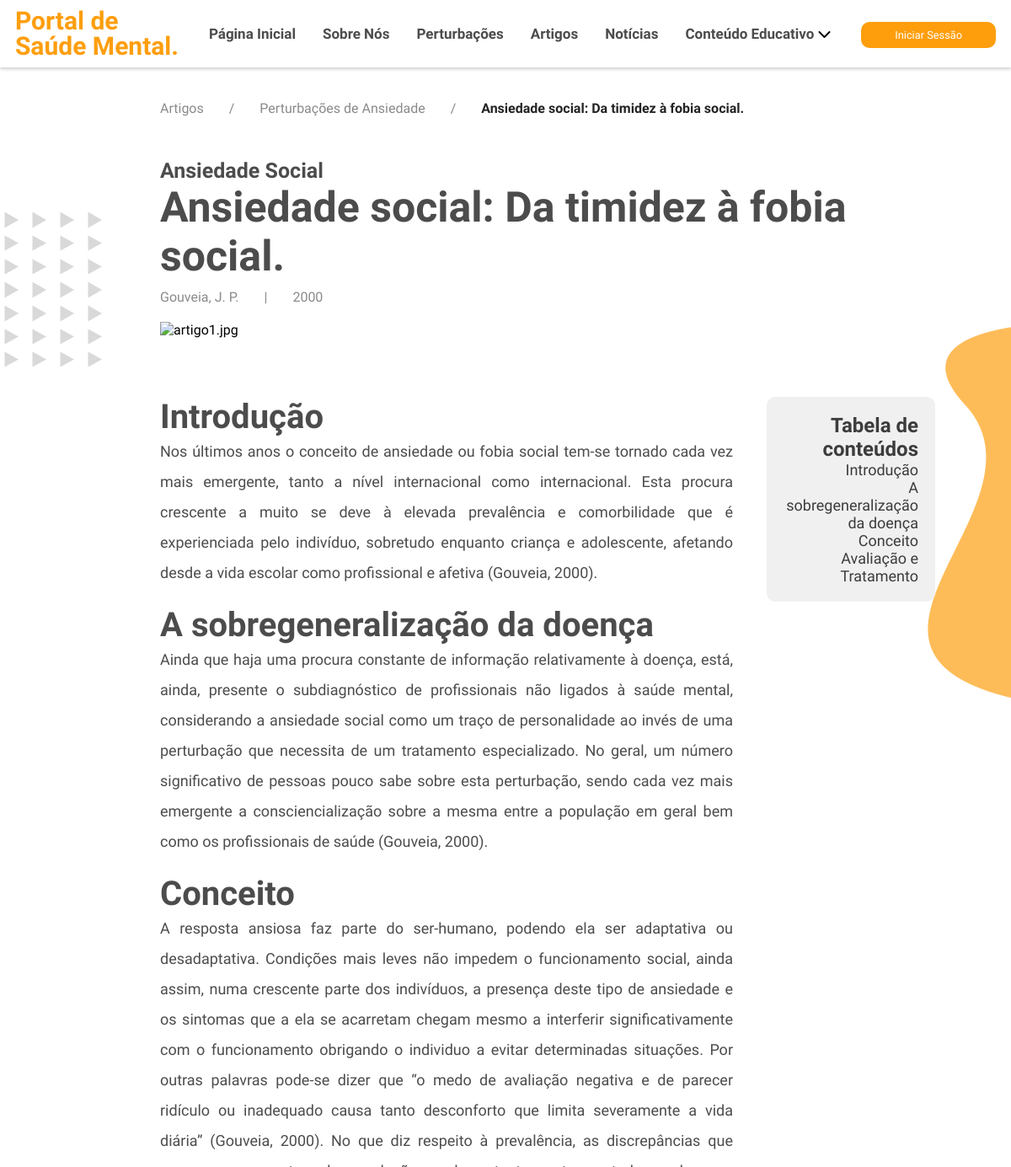
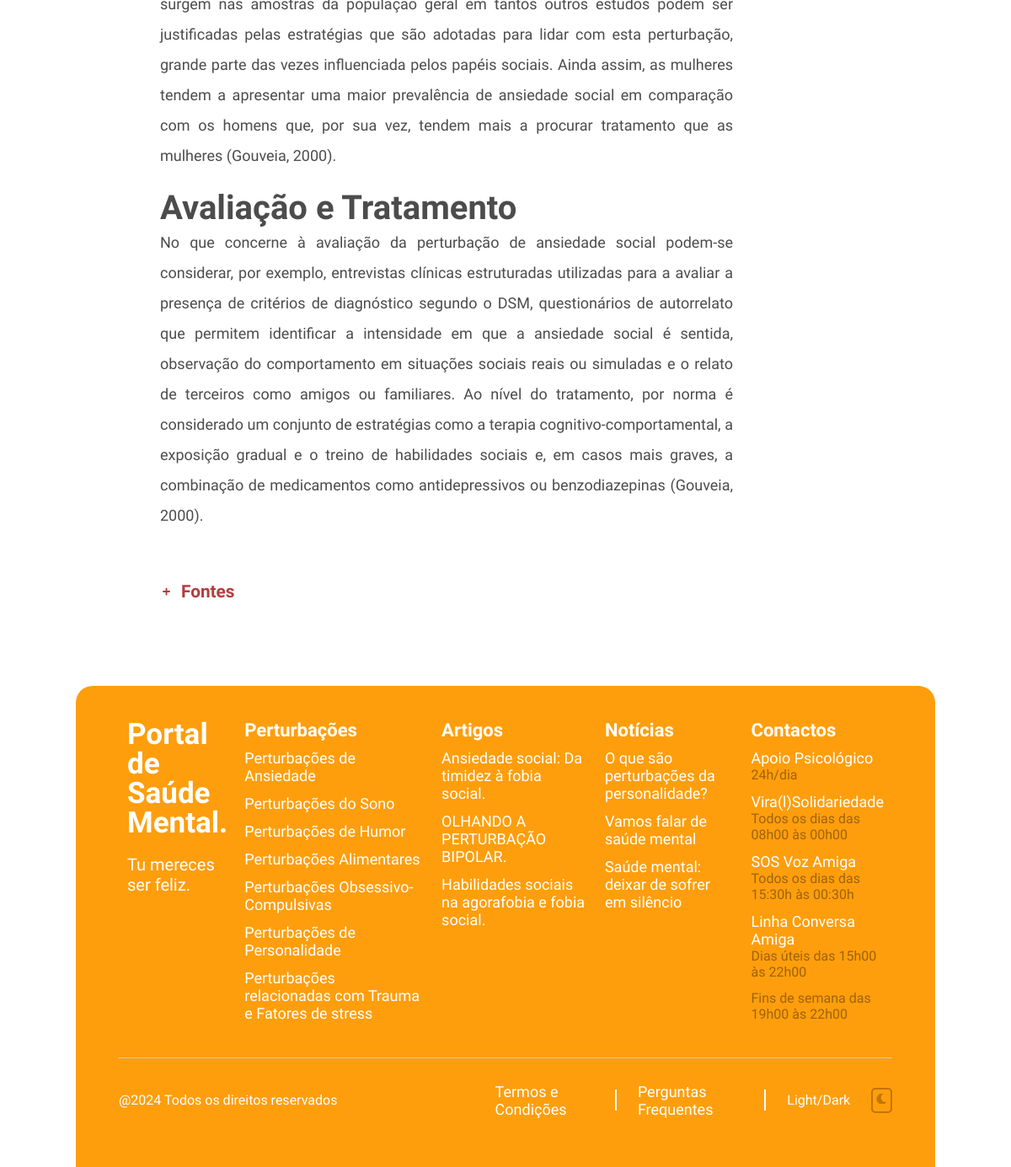
Screenshot of /artigos/artigo/?titulo=Ansiedade+social:+Da+timidez+à+fobia+social. with the database file from the repository (2 pictures, top to bottom).
### tables this page shows
CREATE TABLE `artigos` (
  `artigo_id` int(11) NOT NULL,
  `juncao_perturbacoes_id` int(11) DEFAULT NULL,
  `titulo` varchar(1000) NOT NULL,
  `data_publicacao` mediumtext NOT NULL,
  `autor` mediumtext NOT NULL,
  `img_artigo` mediumtext NOT NULL,
  `fonte` varchar(1000) NOT NULL
);

CREATE TABLE `juncao_perturbacoes` (
  `juncao_perturbacoes_id` int(11) NOT NULL,
  `perturbacoes_id` int(11) NOT NULL,
  `grupos_perturbacoes_id` int(11) NOT NULL
);

CREATE TABLE `grupos_perturbacoes` (
  `grupos_perturbacoes_id` int(11) NOT NULL,
  `nome` varchar(255) DEFAULT NULL,
  `texto` mediumtext NOT NULL,
  `sintomas_texto` mediumtext DEFAULT NULL,
  `prevalencias_texto` mediumtext DEFAULT NULL,
  `ajuda_texto` mediumtext DEFAULT NULL,
  `fonte` varchar(1000) NOT NULL
);

CREATE TABLE `conteudo_artigo` (
  `conteudo_artigo_id` int(11) NOT NULL,
  `artigo_id` int(11) NOT NULL,
  `ponto` varchar(255) DEFAULT NULL,
  `texto` varchar(3000) DEFAULT NULL
);

CREATE TABLE `perturbacoes` (
  `perturbacoes_id` int(11) NOT NULL,
  `nome` varchar(255) NOT NULL,
  `texto` mediumtext NOT NULL,
  `img_perturbacao` mediumtext DEFAULT NULL,
  `img_perturbacao_circ` mediumtext DEFAULT NULL,
  `banner_perturbacao` mediumtext NOT NULL,
  `fonte` varchar(1000) NOT NULL
);

CREATE TABLE `noticias` (
  `noticias_id` int(11) NOT NULL,
  `titulo` varchar(1000) NOT NULL,
  `data_publicacao` date NOT NULL,
  `autor` varchar(1000) NOT NULL,
  `img_noticia` mediumtext NOT NULL,
  `conteudo_texto` varchar(1000) NOT NULL,
  `fonte` varchar(1000) NOT NULL
);

### artigos/artigo/index.php (the view, shortened to what this page needs)
<?php
include '../../includes/header.php';
require_once ("../../conn/conn.php");
?>
<body>
    <header>
        <div class="navbar">
            <div class="logo">Portal de <br> Saúde Mental.</div>
            <ul class="links">
                <li><a href="../../paginainicial">Página Inicial</a></li>
                <li><a href="../../sobre-nos">Sobre Nós</a></li>
                <li><a href="../../perturbacoes">Perturbações</a></li>
                <li><a href="../../artigos">Artigos</a></li>
                <li><a href="../../noticias">Notícias</a></li>
                <li><a href="../../conteudo-educativo">Conteúdo Educativo</a>
                    <i class="fas fa-chevron-down"></i>
                </li>
            </ul>
            <?php if (!empty($_SESSION['id_utilizador'])): ?>
                <li class="dropdown-container">
                    <div class="profile-dropdown">
                        <img class="img-profile rounded-circle" src="../../areacliente/registo/imgs/<?php if (!empty($row["img_perfil"])) {
                            echo $row["img_perfil"];
                        } else {
                            echo "teste.jpeg";
                        } ?>" alt="Imagem de Perfil">
                        <i class="fas fa-chevron-down" style="margin-right: 20px;"></i>
                        <ul class="dropdown-p">
                            <li><a href="../../perfil/">Perfil</a></li>
                            <!--<li><a href="#">Termos e Condições</a></li>
                            <li><a href="#">Definições</a></li>-->
                        </ul>
                    </div>
                    <a class="btn" onclick="logout()">Terminar Sessão</a>
                </li>
            <?php else: ?>
                <li><a class="btn" href="../../areacliente/login/">Iniciar Sessão</a></li>
            <?php endif ?>
        </div>
    </header>
    <?php
    if (isset($_GET['titulo'])) {
        $titulo_artigo = urldecode($_GET['titulo']);
        $query = "SELECT artigo_id, titulo FROM artigos WHERE titulo = '$titulo_artigo'";
        $result = mysqli_query($conn, $query);
        if ($result && mysqli_num_rows($result) > 0) {
            $row = mysqli_fetch_assoc($result);
            $artigo_id = $row['artigo_id'];
            $query_grupo = "SELECT jp.perturbacoes_id, p.nome AS nome_perturbacao
                            FROM juncao_perturbacoes jp
                            INNER JOIN perturbacoes p ON jp.perturbacoes_id = p.perturbacoes_id
                            WHERE jp.juncao_perturbacoes_id =
                            (SELECT juncao_perturbacoes_id
                            FROM artigos WHERE artigo_id = $artigo_id)";
            $result_grupo = mysqli_query($conn, $query_grupo);
            echo '<ol role="list">';
            echo '<li class="list"><div class="items"><a href=".." class="text-sm">Artigos</a><span class="separator">/</span></div></li>';
            echo '<li class="list"><div class="items"><span class="text-sm">' . (($result_grupo && mysqli_num_rows($result_grupo) > 0) ? mysqli_fetch_assoc($result_grupo)['nome_perturbacao'] : "Perturbação não encontrada.") . '</span><span class="separator">/</span></div></li>';
            echo '<li class="list"><div class="items-current"><span class="text-sm" aria-current="page">' . $row['titulo'] . '</span></div></li>';
            echo '</ol>';
        } else {
            echo "Artigo não encontrado.";
        }
    } else {
        echo "Título do artigo não especificado na URL.";
    }
    ?>
    <div class="background1">
        <img src="../imgs/imgs-backgrounds/background1.png" alt="banner background" />
    </div>
    <div class="background2">
        <img src="../imgs/imgs-backgrounds/background2.png" alt="banner background" />
    </div>
    <?php
    if (isset($_GET['titulo'])) {
        $titulo_artigo = urldecode($_GET['titulo']);
        $query = "SELECT artigo_id, titulo FROM artigos WHERE titulo = '$titulo_artigo'";
        $result = mysqli_query($conn, $query);
        if ($result && mysqli_num_rows($result) > 0) {
            $row = mysqli_fetch_assoc($result);
            $artigo_id = $row['artigo_id'];
            $query_grupo = "SELECT jp.grupos_perturbacoes_id, p.nome AS nome_perturbacao
                        FROM juncao_perturbacoes jp
                        INNER JOIN grupos_perturbacoes p ON jp.grupos_perturbacoes_id = p.grupos_perturbacoes_id
                        WHERE jp.juncao_perturbacoes_id =
                        (SELECT juncao_perturbacoes_id
                        FROM artigos
                        WHERE artigo_id = $artigo_id)";
            $result_grupo = mysqli_query($conn, $query_grupo);
            echo '<div class="heading">';
            echo '<h4>' . (($result_grupo && mysqli_num_rows($result_grupo) > 0) ? mysqli_fetch_assoc($result_grupo)['nome_perturbacao'] : "Perturbação não encontrada.") . '</h4>';
            echo '<h1>' . $row['titulo'] . '</h1>';
            echo '</div>';
        } else {
            echo "<div class='heading'><h4>Artigo não encontrado.</h4></div>";
        }
    } else {
        echo "<div class='heading'><h4>Título do artigo não especificado na URL.</h4></div>";
    }
    ?>
    <?php
    if (isset($_GET['titulo'])) {
        $titulo_artigo = urldecode($_GET['titulo']);
        $query = "SELECT autor, data_publicacao FROM artigos WHERE titulo = '$titulo_artigo'";
        $result = mysqli_query($conn, $query);
        if ($result && mysqli_num_rows($result) > 0) {
            $row = mysqli_fetch_assoc($result);
            echo '<ol role="list2" class="list2">';
            echo '<li class="list"><div class="items"><span class="text-sm">' . $row['autor'] . '</span><span class="separator">|</span></div></li>';
            echo '<li class="list"><div class="items"><span class="text-sm">' . $row['data_publicacao'] . '</span></div></li>';
            echo '</ol>';
        } else {
            echo "Autor ou data de publicação não encontrados.";
        }
    } else {
        echo "Título do artigo não especificado na URL.";
    }
    ?>
    <?php
    if (isset($_GET['titulo'])) {
        $titulo_artigo = urldecode($_GET['titulo']);
        $query = "SELECT img_artigo FROM artigos WHERE titulo = '$titulo_artigo'";
        $result = mysqli_query($conn, $query);
        if ($result && mysqli_num_rows($result) > 0) {
            $row = mysqli_fetch_assoc($result);
            echo '<img class="img-artigo" src="../../admin/inserir/imgs/artigos/' . (!empty($row["img_artigo"]) ? $row["img_artigo"] : "teste.jpeg") . '" alt="' . $row["img_artigo"] . '">';
        } else {
            echo "Autor ou data de publicação não encontrados.";
        }
    } else {
        echo "Título do artigo não especificado na URL.";
    }
    ?>
    <div class="container">
        <div class="artigo-wrapper">
            <?php
            $query = "SELECT conteudo_artigo_id, artigo_id, ponto, texto FROM conteudo_artigo WHERE artigo_id = $artigo_id";
            $result = mysqli_query($conn, $query);
            if ($result && mysqli_num_rows($result) > 0) {
                while ($row = mysqli_fetch_assoc($result)) {
                    echo '<div class="subheading" id="ponto_' . urlencode($row['ponto']) . '">';
                    echo '<h1>' . $row['ponto'] . '</h1>';
                    echo '<p>' . $row['texto'] . '</p>';
                    echo '</div>';
                }
            } else {
                echo "Não há pontos disponíveis para este artigo.";
            }
            ?>
        </div>
        <section class="tabela-conteudo">
            <?php
            $query = "SELECT ponto FROM conteudo_artigo WHERE artigo_id = $artigo_id";
            $result = mysqli_query($conn, $query);
            if ($result && mysqli_num_rows($result) > 0) {
                echo '<div class="card-body2">';
                echo '<h1>Tabela de conteúdos</h1>';
                echo '<ul>';
                while ($row = mysqli_fetch_assoc($result)) {
                    echo '<li><a href="#ponto_' . urlencode($row['ponto']) . '">' . $row['ponto'] . '</a></li>';
                }
                echo '</ul>';
                echo '</div>';
            } else {
                echo "Não há pontos disponíveis.";
            }
            ?>
        </section>
    </div>
    <div class="fontes" id="fontes">
        <div class="fontes-content">
            <h3>Fontes</h3>
        </div>
    </div>
    <footer>
        <div class="footer-row">
            <div class="footer-col">
                <h1>Portal de <br> Saúde Mental.</h1>
                <p>Tu mereces ser feliz.</p>
            </div>
            <?php
            $query = "SELECT nome, img_perturbacao FROM perturbacoes";
            $result = mysqli_query($conn, $query);
            if ($result && mysqli_num_rows($result) > 0) {
                ?>
                <div class="footer-col">
                    <h3>Perturbações</h3>
                    <?php
                    while ($row = mysqli_fetch_assoc($result)) {
                        ?>
                        <ul>
                            <?php
                            $nome_codificado = urlencode($row["nome"]);
                            ?>
                            <li><a
                                    href="../../perturbacoes/grupo-perturbacoes/?nome=<?php echo $nome_codificado; ?>"><?php echo $row["nome"] ?></a>
                            </li>
                        </ul>
                        <?php
                    }
                    ?>
                </div>
                <?php
            }
            ?>
            <?php
            $query = "SELECT titulo FROM artigos LIMIT 3";
            $result = mysqli_query($conn, $query);
            if ($result && mysqli_num_rows($result) > 0) {
                ?>
                <div class="footer-col">
                    <h3>Artigos</h3>
                    <?php
                    while ($row = mysqli_fetch_assoc($result)) {
                        ?>
                        <ul>
                            <?php
                            $titulo_codificado = urlencode($row["titulo"]);
                            ?>
                            <li><a
                                    href="../../artigos/artigo/?titulo=<?php echo $titulo_codificado; ?>"><?php echo $row["titulo"] ?></a>
                            </li>
                        </ul>
                        <?php
                    }
                    ?>
                </div>
                <?php
            }
            ?>
            <?php
            $query = "SELECT titulo FROM noticias LIMIT 3";
            $result = mysqli_query($conn, $query);
            if ($result && mysqli_num_rows($result) > 0) {
                ?>
                <div class="footer-col">
                    <h3>Notícias</h3>
                    <?php
                    while ($row = mysqli_fetch_assoc($result)) {
                        ?>
                        <ul>
                            <?php
                            $titulo_codificado = urlencode($row["titulo"]);
                            ?>
                            <li><a
                                    href="../../noticias/noticia/?titulo=<?php echo $titulo_codificado; ?>"><?php echo $row["titulo"] ?></a>
                            </li>
                        </ul>
                        <?php
                    }
                    ?>
                </div>
                <?php
            }
            ?>
            <div class="footer-col">
                <h3>Contactos</h3>
                <ul>
                    <li><a href="https://www.sns24.gov.pt/servico/aconselhamento-psicologico-no-sns-24/#" target="_blank">Apoio Psicológico</a>
                        <ul>
                            <li>24h/dia</li>
                        </ul>
                    </li>
                </ul>
                <ul>
                    <li><a href="https://www.instagram.com/p/CK665-vMKhw/" target="_blank">Vira(l)Solidariedade</a>
                        <ul>
                            <li>Todos os dias das 08h00 às 00h00</li>
                        </ul>
                    </li>
                </ul>
                <ul>
                    <li><a href="https://www.sosvozamiga.org/pt/contactos/" target="_blank">SOS Voz Amiga</a>
                        <ul>
                            <li>Todos os dias das 15:30h às 00:30h</li>
                        </ul>
                    </li>
                </ul>
                <ul>
                    <li><a href="https://eportugal.gov.pt/servicos/pedir-apoio-psicologico-e-emocional-atraves-da-linha-conversa-amiga-" target="_blank">Linha Conversa Amiga</a>
                        <ul>
                            <li>Dias úteis das 15h00 às 22h00</li>
                            <li>Fins de semana das 19h00 às 22h00</li>
                        </ul>
                    </li>
                </ul>
            </div>
        </div>
        <hr>
        <div class="footer-links">
            <p class="copyright">@2024 Todos os direitos reservados</p>
            <div class="footer-links-2">
                <a href="../../termos-e-condicoes">Termos e Condições</a>
                <div class="vertical-hr"></div>
                <a href="../../perguntas-frequentes">Perguntas Frequentes</a>
                <div class="vertical-hr"></div>
                Light/Dark<button id="dark-mode-toggle" class="dark-mode-toggle">
                    </button>
            </div>
        </div>
    </footer>
</body>
</html>

### rows the page displays
artigos: titulo "Ansiedade social: Da timidez à fobia social."
juncao_perturbacoes: grupos_perturbacoes.nome "Ansiedade Social"
conteudo_artigo: ponto "Introdução", texto "Nos últimos anos o conceito de ansiedade ou fobia social tem-se tornado cada vez mais emergente, tanto a nível internacional como internacional. Esta procura crescente a muito se deve à elevada prevalência e comorbilidade que é experienciada pelo indivíduo, sobretudo enquanto criança e adolescente, afetando desde a vida escolar como profissional e afetiva (Gouveia, 2000)."
conteudo_artigo: ponto "A sobregeneralização da doença", texto "Ainda que haja uma procura constante de informação relativamente à doença, está, ainda, presente o subdiagnóstico de profissionais não ligados à saúde mental, considerando a ansiedade social como um traço de personalidade ao invés de uma perturbação que necessita de um tratamento especializado. No geral, um número significativo de pessoas pouco sabe sobre esta perturbação, sendo cada vez mais emergente a consciencialização sobre a mesma entre a população em geral bem como os profissionais de saúde (Gouveia, 2000)."
conteudo_artigo: ponto "Conceito", texto "A resposta ansiosa faz parte do ser-humano, podendo ela ser adaptativa ou desadaptativa. Condições mais leves não impedem o funcionamento social, ainda assim, numa crescente parte dos indivíduos, a presença deste tipo de ansiedade e os sintomas que a ela se acarretam chegam mesmo a interferir significativamente com o funcionamento obrigando o individuo a evitar determinadas situações. Por outras palavras pode-se dizer que “o medo de avaliação negativa e de parecer ridículo ou inadequado causa tanto desconforto que limita severamente a vida diária” (Gouveia, 2000). No que diz respeito à prevalência, as discrepâncias que surgem nas amostras da população geral em tantos outros estudos podem…"
conteudo_artigo: ponto "Avaliação e Tratamento", texto "No que concerne à avaliação da perturbação de ansiedade social podem-se considerar, por exemplo, entrevistas clínicas estruturadas utilizadas para a avaliar a presença de critérios de diagnóstico segundo o DSM, questionários de autorrelato que permitem identificar a intensidade em que a ansiedade social é sentida, observação do comportamento em situações sociais reais ou simuladas e o relato de terceiros como amigos ou familiares. Ao nível do tratamento, por norma é considerado um conjunto de estratégias como a terapia cognitivo-comportamental, a exposição gradual e o treino de habilidades sociais e, em casos mais graves, a combinação de medicamentos como antidepressivos ou benzodiazepinas…"
perturbacoes: nome "Perturbações de Ansiedade"
perturbacoes: nome "Perturbações do Sono"
perturbacoes: nome "Perturbações de Humor"
perturbacoes: nome "Perturbações Alimentares"
perturbacoes: nome "Perturbações Obsessivo-Compulsivas"
perturbacoes: nome "Perturbações de Personalidade"
perturbacoes: nome "Perturbações relacionadas com Trauma e Fatores de stress"
artigos: titulo "OLHANDO A PERTURBAÇÃO BIPOLAR."
artigos: titulo "Habilidades sociais na agorafobia e fobia social."
noticias: titulo "O que são perturbações da personalidade?"
noticias: titulo "Vamos falar de saúde mental"
noticias: titulo "Saúde mental: deixar de sofrer em silêncio"

### other values shown
mysqli_fetch_assoc($result_grupo)['nome_perturbacao'] "Perturbações de Ansiedade"
$row['autor'] "Gouveia, J. P."
$row['data_publicacao'] "2000"
